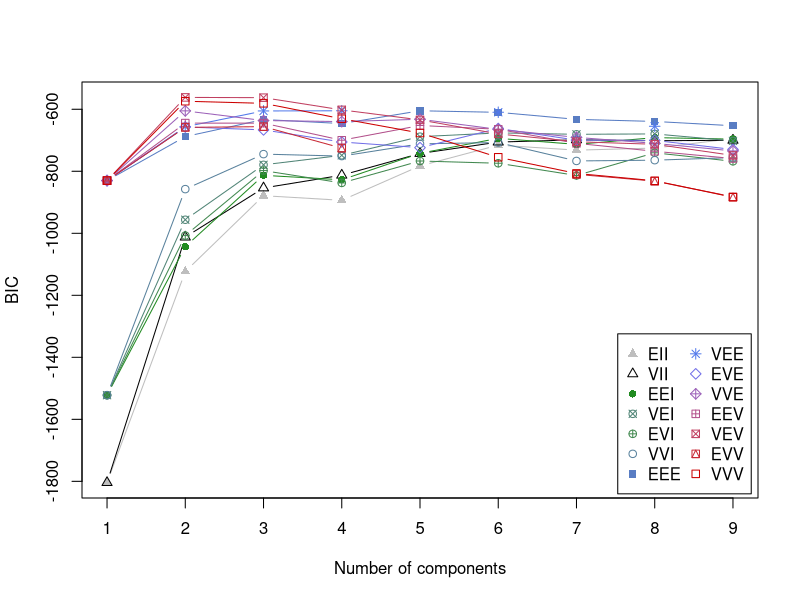
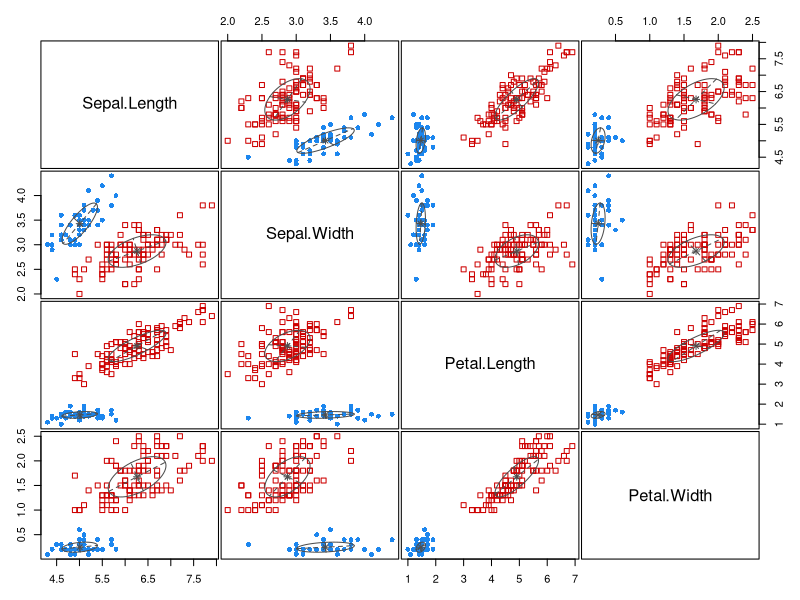
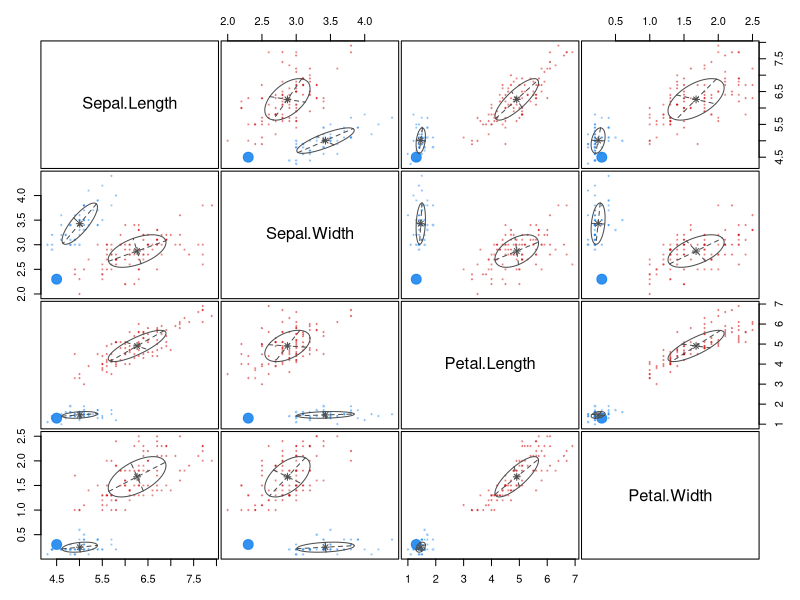
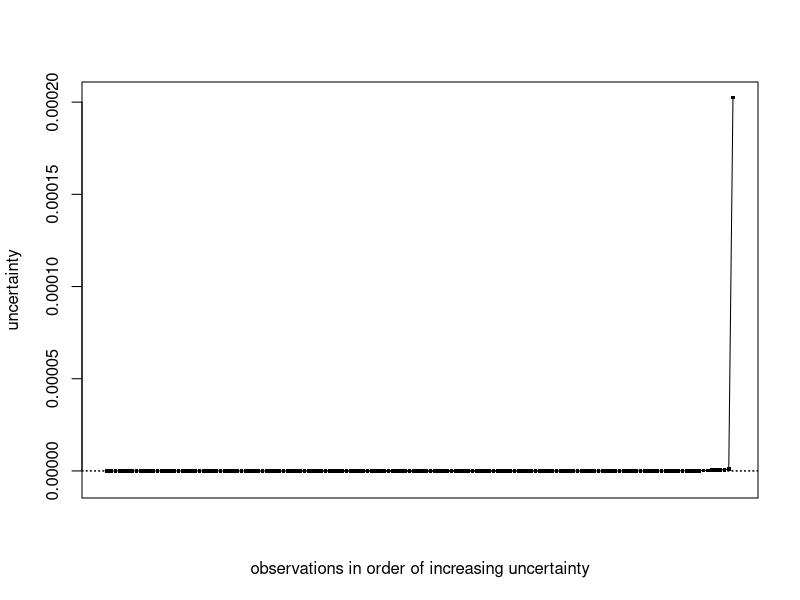
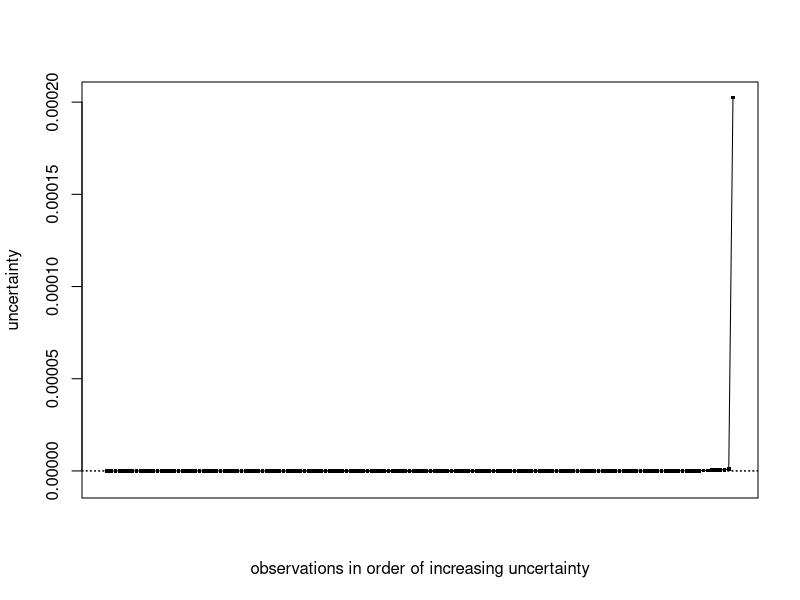
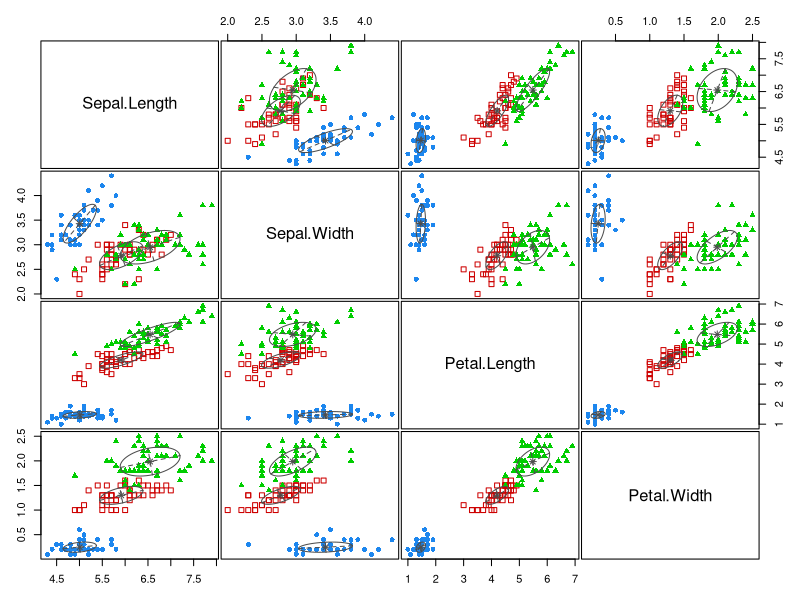
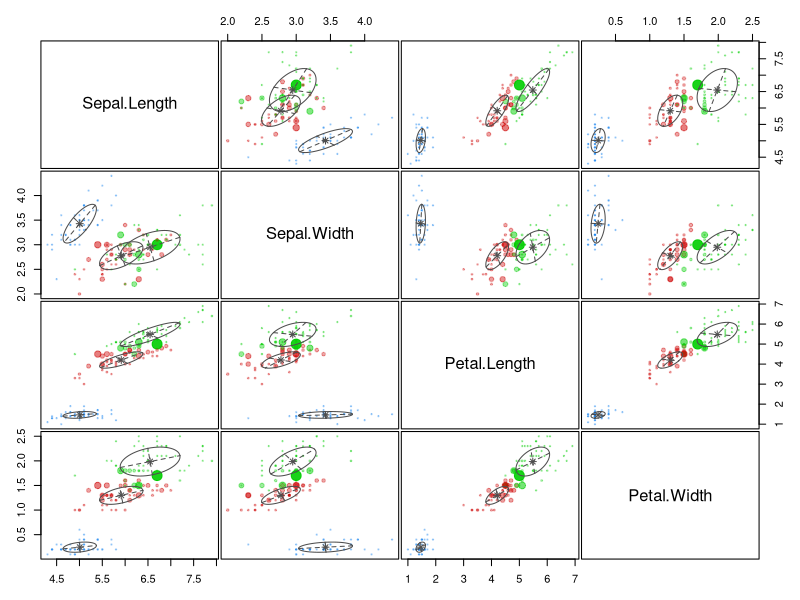
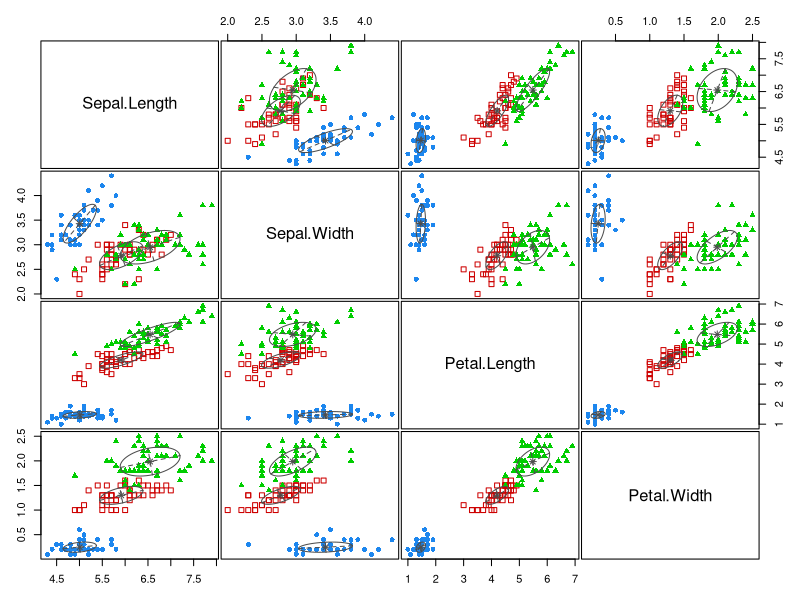

The R source for these figures, in order:

#Instalando pacote
#install.packages("mclust")

library(mclust)
data(iris)
head(iris)

# realizar o ajuste do modelo

mBIC = mclustBIC(iris[-5])
head(mBIC)
summary(mBIC)
plot(mBIC)

# Ajustar e obter as estimativas dos parametros dos melhores modelos

mBIC1 = Mclust(iris[-5], x = mBIC)
summary(mBIC1, parameters = TRUE)

#Plote classificar

plot(mBIC1, what = "classification")

#Plot intenso

plot(mBIC1, what = "uncertainty")

a <- uncerPlot(z = mBIC1$z)
a1 <- uncerPlot(z = mBIC1$z, verdade = iris[,5])


table(iris$Species, mBIC1$classification)

# considerando o modelo VEV, 3

mBIC3 = Mclust(iris[-5], G = 3, modelNames = "VEV")
summary(mBIC3, parameters = TRUE)

# plot classificacao

plot(mBIC3, what = "classification")

# plot Incerteza

plot(mBIC3, what = "uncertainty")


# tabela especie classificacao

table(iris$Species, mBIC3$classification)


# Considerando o modelo VEV, 3

mBIC3 = Mclust(iris[-5], G = 3,modelNames = "VEV")
summary(mBIC3, parametros = TRUE)

# Plote classificar

plot(mBIC3, what = "classification")

#Plot intenso
plot(mBIC3, what = "uncertainty")

table(iris$Species, mBIC3$classification)
